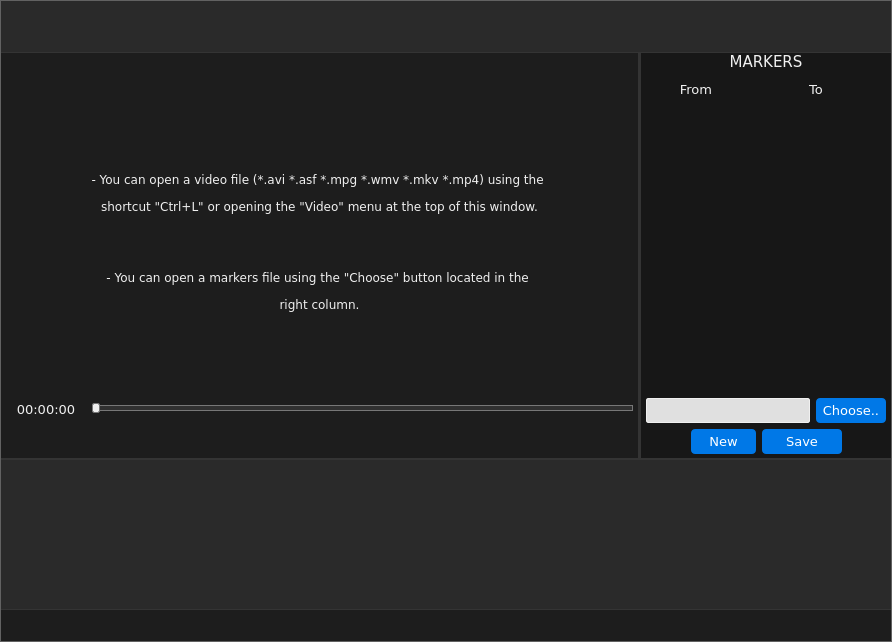
<?xml version="1.0" encoding="UTF-8"?>
<ui version="4.0">
 <class>MainWindow</class>
 <widget class="QMainWindow" name="MainWindow">
  <property name="geometry">
   <rect>
    <x>0</x>
    <y>0</y>
    <width>892</width>
    <height>642</height>
   </rect>
  </property>
  <property name="sizePolicy">
   <sizepolicy hsizetype="Fixed" vsizetype="Fixed">
    <horstretch>0</horstretch>
    <verstretch>0</verstretch>
   </sizepolicy>
  </property>
  <property name="windowTitle">
   <string>ShotManager</string>
  </property>
  <property name="windowIcon">
   <iconset resource="resource.qrc">
    <normaloff>:/logo3.png</normaloff>:/logo3.png</iconset>
  </property>
  <property name="styleSheet">
   <string notr="true">* {
font-family: Verdana,Geneva,sans-serif; 
font-size:10pt;
}

QDialog, QMessageBox {
	color: #222;
}

#centralWidget {
	background-color:#1d1d1d;
	color: #f0f0f0;
	border:1px solid #626262;
}
#previewsWidget {
	background-color:#2a2a2a;
	color: #f0f0f0;
	/*border-top:1px solid #343434;*/
	border-bottom:1px solid #343434;
}
#markersWidget {
	background-color:#171717;
	/*border-left:1px solid #343434;*/
}
QSplitter::handle {
	background: transparent;
}
QLabel {
	color: #f0f0f0;
}
QSplitter::handle {
	background-color:#343434;
}

/*TOP BAR*/
QWidget#aTopWidget {
	background-color: #2a2a2a;
border-bottom:1px solid #343434;
}

/*MENU BAR*/
.QMenuBar {
	background-color: #2a2a2a;
}
.QMenuBar::item {
	color: #f0f0f0;
	background: transparent;
	padding: 5px;
}
.QMenuBar::item::selected {
	color: #f0f0f0;
	background-color: #0073ff;
}

/*TITLE BAR*/
QWidget#titlebar {
}
QWidget#titlebar .QToolButton {
	width:25px;
	border:0px;
	padding: 1px 2px;
	height: 20px;
}
QWidget#titlebar QToolButton:hover {
	background-color: #0073ff;
}

QWidget#titlebar QToolButton#closeWindowBtn {
	background-color: #e5191c;
}
QWidget#titlebar QToolButton#closeWindowBtn:hover {
	background-color: #ff1b1e;
}

/*PLAYER*/
QWidget#playerWidget .QPushButton {
	color: #f0f0f0;
	background: transparent;
	border-radius:0;
	padding: 3px 4px;
}
QWidget#playerWidget .QPushButton:hover {
	color: #f0f0f0;
	background-color: #0073ff;
}

/*SLIDER*/
QSlider::groove:horizontal {
/*border: 1px solid #bbb;*/
height: 6px;
border-radius: 4px;
}

QSlider::sub-page:horizontal {
background: qlineargradient(x1: 0, y1: 0,    x2: 0, y2: 1,
    stop: 0 #66e, stop: 1 #bbf);
background: qlineargradient(x1: 0, y1: 0.2, x2: 1, y2: 1,
    stop: 0 #bbf, stop: 1 #55f);
border: 1px solid #777;
height: 6px;
border-radius: 4px;
}

QSlider::add-page:horizontal {
background-color:#303030;
border: 1px solid #777;
height: 6px;
border-radius: 4px;
}

QSlider::handle:horizontal {
background-color:#f0f0f0;
/*background: qlineargradient(x1:0, y1:0, x2:1, y2:1,
    stop:0 #eee, stop:1 #ccc);*/
border: 1px solid #777;
width: 6px;
margin-top: -2px;
margin-bottom: -2px;
border-radius: 2px;
}

QSlider::handle:horizontal:hover {
background: qlineargradient(x1:0, y1:0, x2:1, y2:1,
    stop:0 #fff, stop:1 #ddd);
border: 1px solid #444;
}

QSlider::sub-page:horizontal:disabled {
background: #bbb;
border-color: #999;
}

QSlider::add-page:horizontal:disabled {
background: #eee;
border-color: #999;
}

QSlider::handle:horizontal:disabled {
background: #eee;
border: 1px solid #aaa;
border-radius: 4px;
}

/*MARKERS*/
QWidget#markersWidget #markersTitle {
	font-size:11pt;
}
QTableView, QTableWidget {
	background: transparent;
	/*background-color:#1d1d1d;*/
    /*selection-background-color: #0073ff;*/
	border:0;
	gridline-color:#1d1d1d;
}
QTableWidget::item {
	color:#f0f0f0;
}

QWidget#markersWidget QPushButton {
	color: white;	
	border-radius: 4px;
	text-shadow: 0 1px 1px rgba(0, 0, 0, 0.2);
	background-color:#0078e7;
	padding:4px 6px;
}

QWidget#markersWidget QLineEdit {
	color: #1d1d1d;	
	border:1px solid #f0f0f0;
	border-radius: 2px;
	background-color:#e0e0e0;
	padding:4px;
}

/*TABLE*/

QTableWidget::item:selected {
	background-color:#0073ff;
}

QTableWidget QHeaderView {
    background: transparent;
}

QTableWidget QHeaderView::section {
	font-size:10pt;
	padding: 2px;
    background: transparent;
	border:0;
	color:#f0f0f0;
}

QTableWidget QTableCornerButton::section {
    background: transparent;
	border:0;
}</string>
  </property>
  <widget class="QWidget" name="centralWidget">
   <layout class="QVBoxLayout" name="verticalLayout_3" stretch="0,2,0">
    <property name="spacing">
     <number>0</number>
    </property>
    <property name="leftMargin">
     <number>1</number>
    </property>
    <property name="topMargin">
     <number>1</number>
    </property>
    <property name="rightMargin">
     <number>1</number>
    </property>
    <property name="bottomMargin">
     <number>1</number>
    </property>
    <item>
     <widget class="QWidget" name="aTopWidget" native="true">
      <property name="minimumSize">
       <size>
        <width>0</width>
        <height>52</height>
       </size>
      </property>
      <layout class="QVBoxLayout" name="verticalLayout_6">
       <property name="spacing">
        <number>0</number>
       </property>
       <property name="leftMargin">
        <number>5</number>
       </property>
       <property name="topMargin">
        <number>0</number>
       </property>
       <property name="rightMargin">
        <number>5</number>
       </property>
       <property name="bottomMargin">
        <number>1</number>
       </property>
       <item>
        <layout class="QVBoxLayout" name="aTopLayout">
         <property name="spacing">
          <number>0</number>
         </property>
         <property name="topMargin">
          <number>0</number>
         </property>
        </layout>
       </item>
      </layout>
     </widget>
    </item>
    <item>
     <widget class="QSplitter" name="splitter">
      <property name="sizePolicy">
       <sizepolicy hsizetype="Preferred" vsizetype="Expanding">
        <horstretch>0</horstretch>
        <verstretch>0</verstretch>
       </sizepolicy>
      </property>
      <property name="orientation">
       <enum>Qt::Vertical</enum>
      </property>
      <property name="opaqueResize">
       <bool>false</bool>
      </property>
      <property name="handleWidth">
       <number>2</number>
      </property>
      <property name="childrenCollapsible">
       <bool>false</bool>
      </property>
      <widget class="QWidget" name="playerMarkWidget" native="true">
       <property name="sizePolicy">
        <sizepolicy hsizetype="Preferred" vsizetype="Maximum">
         <horstretch>0</horstretch>
         <verstretch>0</verstretch>
        </sizepolicy>
       </property>
       <property name="minimumSize">
        <size>
         <width>0</width>
         <height>350</height>
        </size>
       </property>
       <layout class="QHBoxLayout" name="horizontalLayout_2">
        <property name="leftMargin">
         <number>0</number>
        </property>
        <property name="topMargin">
         <number>0</number>
        </property>
        <property name="rightMargin">
         <number>0</number>
        </property>
        <property name="bottomMargin">
         <number>0</number>
        </property>
        <item>
         <widget class="QSplitter" name="splitter_2">
          <property name="orientation">
           <enum>Qt::Horizontal</enum>
          </property>
          <property name="handleWidth">
           <number>3</number>
          </property>
          <property name="childrenCollapsible">
           <bool>false</bool>
          </property>
          <widget class="QWidget" name="playerWidget" native="true">
           <property name="minimumSize">
            <size>
             <width>500</width>
             <height>300</height>
            </size>
           </property>
           <layout class="QVBoxLayout" name="verticalLayout_5">
            <property name="leftMargin">
             <number>5</number>
            </property>
            <property name="topMargin">
             <number>5</number>
            </property>
            <property name="rightMargin">
             <number>5</number>
            </property>
            <property name="bottomMargin">
             <number>0</number>
            </property>
            <item>
             <widget class="QLabel" name="labelVideoFrame">
              <property name="sizePolicy">
               <sizepolicy hsizetype="Preferred" vsizetype="Preferred">
                <horstretch>0</horstretch>
                <verstretch>0</verstretch>
               </sizepolicy>
              </property>
              <property name="text">
               <string>&lt;html&gt;&lt;head/&gt;&lt;body&gt;&lt;p align=&quot;center&quot;&gt;&lt;img src=&quot;:/brands/shotmanager.png&quot;/&gt;&lt;/p&gt;&lt;p align=&quot;center&quot;&gt;&lt;br/&gt;&lt;/p&gt;&lt;p align=&quot;center&quot;&gt;&lt;span style=&quot; font-size:9pt;&quot;&gt;- You can open a video file (*.avi *.asf *.mpg *.wmv *.mkv *.mp4) using the &lt;/span&gt;&lt;/p&gt;&lt;p align=&quot;center&quot;&gt;&lt;span style=&quot; font-size:9pt;&quot;&gt;shortcut &amp;quot;Ctrl+L&amp;quot; or opening the &amp;quot;Video&amp;quot; menu at the top of this window.&lt;/span&gt;&lt;/p&gt;&lt;p align=&quot;center&quot;&gt;&lt;br/&gt;&lt;/p&gt;&lt;p align=&quot;center&quot;&gt;&lt;span style=&quot; font-size:9pt;&quot;&gt;- You can open a markers file using the &amp;quot;Choose&amp;quot; button located in the &lt;/span&gt;&lt;/p&gt;&lt;p align=&quot;center&quot;&gt;&lt;span style=&quot; font-size:9pt;&quot;&gt;right column.&lt;/span&gt;&lt;/p&gt;&lt;/body&gt;&lt;/html&gt;</string>
              </property>
              <property name="textFormat">
               <enum>Qt::RichText</enum>
              </property>
              <property name="pixmap">
               <pixmap resource="resource.qrc">:/brands/shotmanager.png</pixmap>
              </property>
              <property name="alignment">
               <set>Qt::AlignCenter</set>
              </property>
             </widget>
            </item>
            <item>
             <widget class="QWidget" name="subplayerWidget" native="true">
              <property name="minimumSize">
               <size>
                <width>0</width>
                <height>70</height>
               </size>
              </property>
              <property name="maximumSize">
               <size>
                <width>16777215</width>
                <height>70</height>
               </size>
              </property>
              <layout class="QVBoxLayout" name="verticalLayout_4">
               <property name="spacing">
                <number>0</number>
               </property>
               <property name="leftMargin">
                <number>0</number>
               </property>
               <property name="topMargin">
                <number>2</number>
               </property>
               <property name="rightMargin">
                <number>0</number>
               </property>
               <property name="bottomMargin">
                <number>2</number>
               </property>
               <item>
                <layout class="QHBoxLayout" name="slideLayout">
                 <property name="sizeConstraint">
                  <enum>QLayout::SetMinimumSize</enum>
                 </property>
                 <item>
                  <widget class="QLabel" name="labelVideoInfo">
                   <property name="sizePolicy">
                    <sizepolicy hsizetype="Fixed" vsizetype="Fixed">
                     <horstretch>0</horstretch>
                     <verstretch>0</verstretch>
                    </sizepolicy>
                   </property>
                   <property name="minimumSize">
                    <size>
                     <width>80</width>
                     <height>30</height>
                    </size>
                   </property>
                   <property name="maximumSize">
                    <size>
                     <width>80</width>
                     <height>30</height>
                    </size>
                   </property>
                   <property name="text">
                    <string>00:00:00</string>
                   </property>
                   <property name="alignment">
                    <set>Qt::AlignCenter</set>
                   </property>
                  </widget>
                 </item>
                 <item>
                  <widget class="QSlider" name="videoSlider">
                   <property name="maximum">
                    <number>99</number>
                   </property>
                   <property name="pageStep">
                    <number>5</number>
                   </property>
                   <property name="orientation">
                    <enum>Qt::Horizontal</enum>
                   </property>
                  </widget>
                 </item>
                </layout>
               </item>
               <item>
                <layout class="QHBoxLayout" name="controllerLayout">
                 <item>
                  <spacer name="horizontalSpacer_4">
                   <property name="orientation">
                    <enum>Qt::Horizontal</enum>
                   </property>
                   <property name="sizeHint" stdset="0">
                    <size>
                     <width>40</width>
                     <height>20</height>
                    </size>
                   </property>
                  </spacer>
                 </item>
                 <item>
                  <widget class="QPushButton" name="playPauseBtn">
                   <property name="enabled">
                    <bool>true</bool>
                   </property>
                   <property name="toolTip">
                    <string>Play/Pause (Ctrl+Space)</string>
                   </property>
                   <property name="text">
                    <string/>
                   </property>
                   <property name="icon">
                    <iconset resource="playericons.qrc">
                     <normaloff>:/icons/playW.png</normaloff>
                     <disabledoff>:/icons/playG.png</disabledoff>:/icons/playW.png</iconset>
                   </property>
                   <property name="iconSize">
                    <size>
                     <width>20</width>
                     <height>20</height>
                    </size>
                   </property>
                  </widget>
                 </item>
                 <item>
                  <widget class="QPushButton" name="stopBtn">
                   <property name="enabled">
                    <bool>true</bool>
                   </property>
                   <property name="toolTip">
                    <string>Stop</string>
                   </property>
                   <property name="text">
                    <string/>
                   </property>
                   <property name="icon">
                    <iconset resource="playericons.qrc">
                     <normaloff>:/icons/stopW.png</normaloff>:/icons/stopW.png</iconset>
                   </property>
                   <property name="iconSize">
                    <size>
                     <width>20</width>
                     <height>20</height>
                    </size>
                   </property>
                  </widget>
                 </item>
                 <item>
                  <widget class="QPushButton" name="prevFrameBtn">
                   <property name="enabled">
                    <bool>true</bool>
                   </property>
                   <property name="toolTip">
                    <string>Previous Frame (Ctrl+Z)</string>
                   </property>
                   <property name="text">
                    <string/>
                   </property>
                   <property name="icon">
                    <iconset resource="playericons.qrc">
                     <normaloff>:/icons/prevFW.png</normaloff>:/icons/prevFW.png</iconset>
                   </property>
                   <property name="iconSize">
                    <size>
                     <width>20</width>
                     <height>20</height>
                    </size>
                   </property>
                  </widget>
                 </item>
                 <item>
                  <widget class="QPushButton" name="nextFrameBtn">
                   <property name="enabled">
                    <bool>true</bool>
                   </property>
                   <property name="toolTip">
                    <string>Next Frame (Ctrl+X)</string>
                   </property>
                   <property name="text">
                    <string/>
                   </property>
                   <property name="icon">
                    <iconset resource="playericons.qrc">
                     <normaloff>:/icons/nextFW.png</normaloff>:/icons/nextFW.png</iconset>
                   </property>
                   <property name="iconSize">
                    <size>
                     <width>20</width>
                     <height>20</height>
                    </size>
                   </property>
                  </widget>
                 </item>
                 <item>
                  <widget class="QPushButton" name="seekFrameBtn">
                   <property name="enabled">
                    <bool>true</bool>
                   </property>
                   <property name="toolTip">
                    <string>Seek Frame</string>
                   </property>
                   <property name="text">
                    <string/>
                   </property>
                   <property name="icon">
                    <iconset resource="resource.qrc">
                     <normaloff>:/searchW.png</normaloff>:/searchW.png</iconset>
                   </property>
                   <property name="iconSize">
                    <size>
                     <width>20</width>
                     <height>20</height>
                    </size>
                   </property>
                  </widget>
                 </item>
                 <item>
                  <widget class="QPushButton" name="infoBtn">
                   <property name="enabled">
                    <bool>true</bool>
                   </property>
                   <property name="toolTip">
                    <string>Video Info</string>
                   </property>
                   <property name="text">
                    <string/>
                   </property>
                   <property name="icon">
                    <iconset resource="playericons.qrc">
                     <normaloff>:/icons/infoW.png</normaloff>:/icons/infoW.png</iconset>
                   </property>
                   <property name="iconSize">
                    <size>
                     <width>20</width>
                     <height>20</height>
                    </size>
                   </property>
                  </widget>
                 </item>
                 <item>
                  <spacer name="horizontalSpacer_3">
                   <property name="orientation">
                    <enum>Qt::Horizontal</enum>
                   </property>
                   <property name="sizeHint" stdset="0">
                    <size>
                     <width>40</width>
                     <height>20</height>
                    </size>
                   </property>
                  </spacer>
                 </item>
                 <item>
                  <widget class="QPushButton" name="startMarkerBtn">
                   <property name="enabled">
                    <bool>true</bool>
                   </property>
                   <property name="sizePolicy">
                    <sizepolicy hsizetype="Minimum" vsizetype="Fixed">
                     <horstretch>0</horstretch>
                     <verstretch>0</verstretch>
                    </sizepolicy>
                   </property>
                   <property name="minimumSize">
                    <size>
                     <width>0</width>
                     <height>0</height>
                    </size>
                   </property>
                   <property name="maximumSize">
                    <size>
                     <width>35</width>
                     <height>16777215</height>
                    </size>
                   </property>
                   <property name="toolTip">
                    <string>Start Marker</string>
                   </property>
                   <property name="text">
                    <string/>
                   </property>
                   <property name="icon">
                    <iconset resource="resource.qrc">
                     <normaloff>:/markerStart.png</normaloff>:/markerStart.png</iconset>
                   </property>
                   <property name="iconSize">
                    <size>
                     <width>20</width>
                     <height>20</height>
                    </size>
                   </property>
                  </widget>
                 </item>
                 <item>
                  <widget class="QPushButton" name="endMarkerBtn">
                   <property name="enabled">
                    <bool>true</bool>
                   </property>
                   <property name="minimumSize">
                    <size>
                     <width>0</width>
                     <height>0</height>
                    </size>
                   </property>
                   <property name="maximumSize">
                    <size>
                     <width>35</width>
                     <height>16777215</height>
                    </size>
                   </property>
                   <property name="toolTip">
                    <string>End Marker</string>
                   </property>
                   <property name="text">
                    <string/>
                   </property>
                   <property name="icon">
                    <iconset resource="resource.qrc">
                     <normaloff>:/markerEnd.png</normaloff>:/markerEnd.png</iconset>
                   </property>
                   <property name="iconSize">
                    <size>
                     <width>20</width>
                     <height>20</height>
                    </size>
                   </property>
                  </widget>
                 </item>
                 <item>
                  <spacer name="horizontalSpacer">
                   <property name="orientation">
                    <enum>Qt::Horizontal</enum>
                   </property>
                   <property name="sizeHint" stdset="0">
                    <size>
                     <width>40</width>
                     <height>20</height>
                    </size>
                   </property>
                  </spacer>
                 </item>
                </layout>
               </item>
              </layout>
             </widget>
            </item>
           </layout>
          </widget>
          <widget class="QWidget" name="markersWidget" native="true">
           <property name="minimumSize">
            <size>
             <width>200</width>
             <height>300</height>
            </size>
           </property>
           <property name="maximumSize">
            <size>
             <width>250</width>
             <height>16777215</height>
            </size>
           </property>
           <layout class="QVBoxLayout" name="verticalLayout_2">
            <property name="leftMargin">
             <number>5</number>
            </property>
            <property name="topMargin">
             <number>0</number>
            </property>
            <property name="rightMargin">
             <number>5</number>
            </property>
            <property name="bottomMargin">
             <number>0</number>
            </property>
            <item>
             <widget class="QLabel" name="markersTitle">
              <property name="text">
               <string>MARKERS</string>
              </property>
              <property name="alignment">
               <set>Qt::AlignCenter</set>
              </property>
             </widget>
            </item>
            <item>
             <widget class="QTableWidget" name="markersTableWidget">
              <property name="contextMenuPolicy">
               <enum>Qt::CustomContextMenu</enum>
              </property>
              <property name="editTriggers">
               <set>QAbstractItemView::DoubleClicked|QAbstractItemView::EditKeyPressed</set>
              </property>
              <property name="dragDropOverwriteMode">
               <bool>false</bool>
              </property>
              <property name="alternatingRowColors">
               <bool>false</bool>
              </property>
              <property name="selectionMode">
               <enum>QAbstractItemView::SingleSelection</enum>
              </property>
              <property name="selectionBehavior">
               <enum>QAbstractItemView::SelectRows</enum>
              </property>
              <property name="showGrid">
               <bool>true</bool>
              </property>
              <property name="gridStyle">
               <enum>Qt::SolidLine</enum>
              </property>
              <property name="sortingEnabled">
               <bool>false</bool>
              </property>
              <property name="cornerButtonEnabled">
               <bool>false</bool>
              </property>
              <property name="columnCount">
               <number>2</number>
              </property>
              <attribute name="horizontalHeaderStretchLastSection">
               <bool>true</bool>
              </attribute>
              <attribute name="verticalHeaderDefaultSectionSize">
               <number>23</number>
              </attribute>
              <column>
               <property name="text">
                <string>From</string>
               </property>
              </column>
              <column>
               <property name="text">
                <string>To</string>
               </property>
              </column>
             </widget>
            </item>
            <item>
             <layout class="QHBoxLayout" name="horizontalLayout_4">
              <property name="leftMargin">
               <number>0</number>
              </property>
              <property name="topMargin">
               <number>0</number>
              </property>
              <property name="rightMargin">
               <number>0</number>
              </property>
              <property name="bottomMargin">
               <number>0</number>
              </property>
              <item>
               <widget class="QLineEdit" name="markersFileText">
                <property name="minimumSize">
                 <size>
                  <width>0</width>
                  <height>22</height>
                 </size>
                </property>
                <property name="readOnly">
                 <bool>true</bool>
                </property>
               </widget>
              </item>
              <item>
               <widget class="QPushButton" name="markersLoadBtn">
                <property name="minimumSize">
                 <size>
                  <width>70</width>
                  <height>25</height>
                 </size>
                </property>
                <property name="maximumSize">
                 <size>
                  <width>70</width>
                  <height>16777215</height>
                 </size>
                </property>
                <property name="text">
                 <string>Choose..</string>
                </property>
               </widget>
              </item>
             </layout>
            </item>
            <item>
             <layout class="QHBoxLayout" name="horizontalLayout">
              <property name="bottomMargin">
               <number>4</number>
              </property>
              <item>
               <spacer name="horizontalSpacer_2">
                <property name="orientation">
                 <enum>Qt::Horizontal</enum>
                </property>
                <property name="sizeHint" stdset="0">
                 <size>
                  <width>40</width>
                  <height>20</height>
                 </size>
                </property>
               </spacer>
              </item>
              <item>
               <widget class="QPushButton" name="markersNewBtn">
                <property name="minimumSize">
                 <size>
                  <width>65</width>
                  <height>25</height>
                 </size>
                </property>
                <property name="maximumSize">
                 <size>
                  <width>65</width>
                  <height>16777215</height>
                 </size>
                </property>
                <property name="text">
                 <string>New</string>
                </property>
                <property name="icon">
                 <iconset resource="resource.qrc">
                  <normaloff>:/insertW.png</normaloff>:/insertW.png</iconset>
                </property>
               </widget>
              </item>
              <item>
               <widget class="QPushButton" name="markersSaveBtn">
                <property name="minimumSize">
                 <size>
                  <width>80</width>
                  <height>25</height>
                 </size>
                </property>
                <property name="maximumSize">
                 <size>
                  <width>80</width>
                  <height>16777215</height>
                 </size>
                </property>
                <property name="text">
                 <string>Save</string>
                </property>
                <property name="icon">
                 <iconset resource="resource.qrc">
                  <normaloff>:/saveW.png</normaloff>:/saveW.png</iconset>
                </property>
               </widget>
              </item>
              <item>
               <spacer name="horizontalSpacer_5">
                <property name="orientation">
                 <enum>Qt::Horizontal</enum>
                </property>
                <property name="sizeHint" stdset="0">
                 <size>
                  <width>40</width>
                  <height>20</height>
                 </size>
                </property>
               </spacer>
              </item>
             </layout>
            </item>
           </layout>
          </widget>
         </widget>
        </item>
       </layout>
      </widget>
      <widget class="QWidget" name="previewsWidget" native="true">
       <property name="sizePolicy">
        <sizepolicy hsizetype="Preferred" vsizetype="MinimumExpanding">
         <horstretch>0</horstretch>
         <verstretch>0</verstretch>
        </sizepolicy>
       </property>
       <property name="minimumSize">
        <size>
         <width>0</width>
         <height>150</height>
        </size>
       </property>
       <property name="maximumSize">
        <size>
         <width>16777215</width>
         <height>16777215</height>
        </size>
       </property>
       <layout class="QVBoxLayout" name="verticalLayout" stretch="2">
        <property name="sizeConstraint">
         <enum>QLayout::SetDefaultConstraint</enum>
        </property>
        <property name="leftMargin">
         <number>0</number>
        </property>
        <property name="topMargin">
         <number>0</number>
        </property>
        <property name="rightMargin">
         <number>0</number>
        </property>
        <property name="bottomMargin">
         <number>0</number>
        </property>
        <item>
         <layout class="QHBoxLayout" name="previewsLayout">
          <property name="sizeConstraint">
           <enum>QLayout::SetDefaultConstraint</enum>
          </property>
         </layout>
        </item>
       </layout>
      </widget>
     </widget>
    </item>
    <item>
     <widget class="QWidget" name="progressWidget" native="true">
      <property name="minimumSize">
       <size>
        <width>0</width>
        <height>25</height>
       </size>
      </property>
      <layout class="QHBoxLayout" name="horizontalLayout_3">
       <property name="spacing">
        <number>0</number>
       </property>
       <property name="leftMargin">
        <number>10</number>
       </property>
       <property name="topMargin">
        <number>3</number>
       </property>
       <property name="rightMargin">
        <number>3</number>
       </property>
       <property name="bottomMargin">
        <number>3</number>
       </property>
       <item>
        <widget class="QLabel" name="progressLbl">
         <property name="minimumSize">
          <size>
           <width>0</width>
           <height>25</height>
          </size>
         </property>
         <property name="text">
          <string/>
         </property>
        </widget>
       </item>
      </layout>
     </widget>
    </item>
   </layout>
  </widget>
  <action name="actionQuit">
   <property name="text">
    <string>Quit</string>
   </property>
   <property name="shortcut">
    <string>Ctrl+Q</string>
   </property>
  </action>
  <action name="actionLoad_video">
   <property name="text">
    <string>Load Video...</string>
   </property>
   <property name="shortcut">
    <string>Ctrl+L</string>
   </property>
  </action>
  <action name="actionCompare">
   <property name="text">
    <string>Compare...</string>
   </property>
  </action>
  <action name="actionPlay_Pause">
   <property name="text">
    <string>Play/Pause</string>
   </property>
  </action>
  <action name="actionStop">
   <property name="text">
    <string>Stop</string>
   </property>
  </action>
  <action name="actionNext_Frame">
   <property name="text">
    <string>Next Frame</string>
   </property>
  </action>
  <action name="actionPrevious_Frame">
   <property name="text">
    <string>Previous Frame</string>
   </property>
  </action>
  <action name="actionVideo_Info">
   <property name="text">
    <string>Video Info</string>
   </property>
  </action>
  <action name="actionNew_File">
   <property name="text">
    <string>New File</string>
   </property>
  </action>
  <action name="actionSave_File">
   <property name="text">
    <string>Save File</string>
   </property>
  </action>
  <action name="actionLoad_File">
   <property name="text">
    <string>Load File...</string>
   </property>
  </action>
  <action name="actionStart_StartEnd_Marker">
   <property name="text">
    <string>Start/StartEnd Marker</string>
   </property>
  </action>
  <action name="actionEnd_Marker">
   <property name="text">
    <string>End Marker</string>
   </property>
  </action>
  <action name="actionGo_To_Frame">
   <property name="text">
    <string>Go To Frame...</string>
   </property>
  </action>
 </widget>
 <layoutdefault spacing="6" margin="11"/>
 <resources>
  <include location="resource.qrc"/>
  <include location="playericons.qrc"/>
 </resources>
 <connections/>
</ui>
